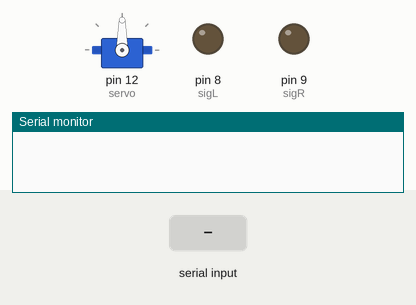
Simulated run of this sketch. Board: Arduino Uno, built with avr-gcc and run on an emulated ATmega328P. On the bench: servo, output pins drawn as LEDs (lit = HIGH), the last lines printed to the serial monitor. The test bench sets the inputs (shaded band).

Above: at 1.2 s.
1.3 s: "90,45\n" received over Serial
At 2.8 s:
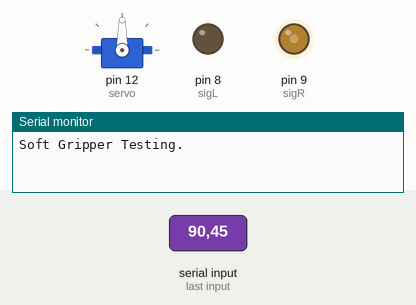
3.8 s: "2\n" received over Serial
At 5.0 s:
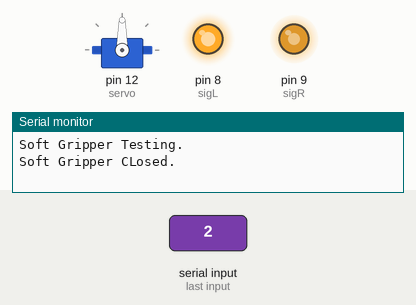
5.3 s: "0\n" received over Serial
At 6.2 s:
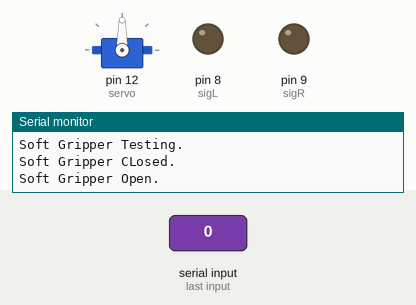
6.9 s: "1\n" received over Serial
At 7.7 s:
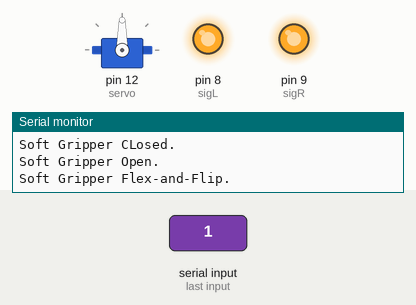
8.9 s: "30,150\n" received over Serial
At 9.7 s:
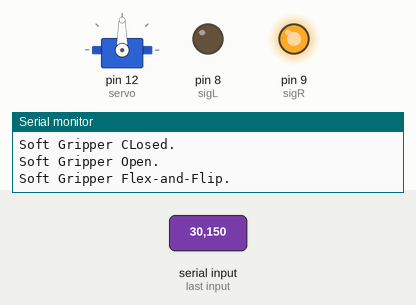
11.4 s: "3\n" received over Serial
At 12.6 s:
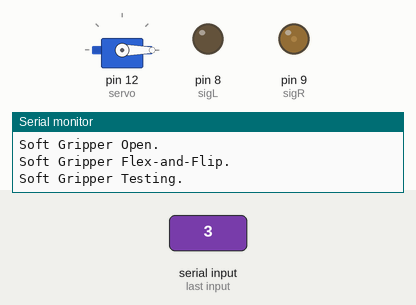
Timing chart, 0 to 14.0 s (numbered marks = the images above; inputs shaded):
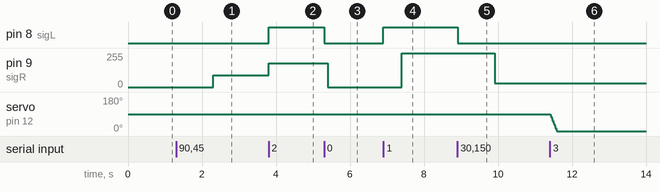

The sketch:

sketch_fnf_learn_servo.ino
```cpp
#include <Servo.h>

String str;
int cmd;
int sigL = 8;      //back finger
int sigR = 9;      //Blue
int i=1;
int pos = 90;
Servo servo;

void setup()
{
  pinMode(sigL, OUTPUT);
  pinMode(sigR, OUTPUT);
  servo.attach(12);
  Serial.begin(9600);
}

void loop()
{
   if (Serial.available()){
    // read from PC
    str = Serial.readStringUntil('\n');
    cmd = str.toInt();
   if(cmd == 0){
      analogWrite(sigL, 0);
      delay(100);
      analogWrite(sigR, 0);
      Serial.println("Soft Gripper Open.");
    }
    else if(cmd == 2){
      analogWrite(sigL, 180);
      delay(1);
      analogWrite(sigR, 180);
      Serial.println("Soft Gripper CLosed.");
    }
    else if(cmd == 1){
      analogWrite(sigL, 150);
      delay(500);
      analogWrite(sigR, 254);
      Serial.println("Soft Gripper Flex-and-Flip.");
    }
    else if(cmd == 3){
//      servo.write(0);
//      delay(500);
//      Serial.println("Servo close.");
  for (pos = 90; pos >= 0; pos -= 5) { // goes from 0 degrees to 180 degrees
    // in steps of 1 degree
    servo.write(pos);              // tell servo to go to position in variable 'pos'
    delay(10);                       // waits 15ms for the servo to reach the position
  }
    }
    else if(cmd == 4){
//      servo.write(180);
//      delay(500);
//      Serial.println("Servo open.");
  for (pos = 90; pos <= 180; pos += 5) { // goes from 0 degrees to 180 degrees
    // in steps of 1 degree
    servo.write(pos);              // tell servo to go to position in variable 'pos'
    delay(10);                       // waits 15ms for the servo to reach the position
  }
    }
    else{
      analogWrite(sigL, 100);
      delay(1000);
      analogWrite(sigR, cmd);
      Serial.println("Soft Gripper Testing.");
    }
  }

}
```

Measured:
- after the input at 1.3 s, pin 9 (sigR): 0/255 → 90/255 after 1.0 s
- after the input at 3.8 s, pin 8 (sigL): LOW → HIGH at once; pin 9 (sigR): 90/255 → 180/255 at once
- after the input at 5.3 s, pin 8 (sigL): HIGH → LOW at once; pin 9 (sigR): 180/255 → 0/255 after 0.10 s
- after the input at 6.9 s, pin 8 (sigL): LOW → HIGH at once; pin 9 (sigR): 0/255 → 254/255 after 0.50 s
- after the input at 8.9 s, pin 8 (sigL): HIGH → LOW at once; pin 9 (sigR): 254/255 → 30/255 after 1.0 s
- after the input at 11.4 s, servo on pin 12 (servo): moves from 90° to 0° over 0.17 s, starting at once
